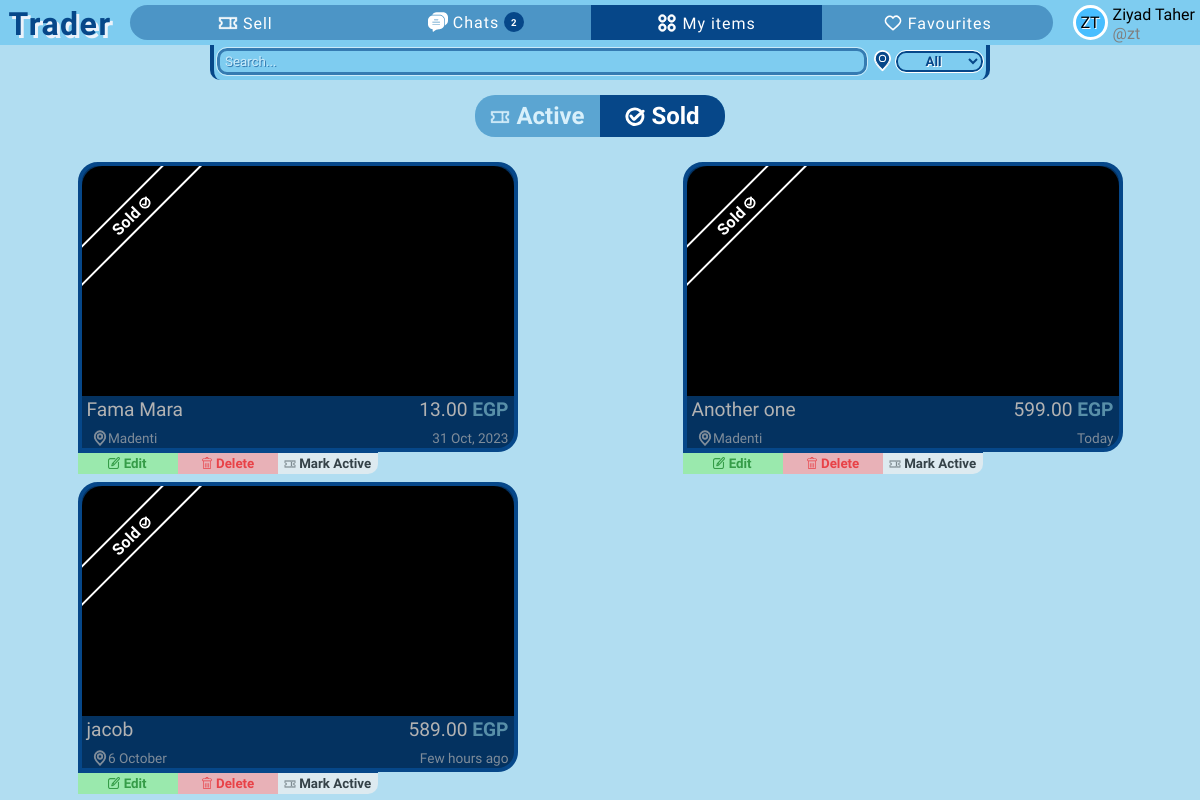
The page /my-items/sold (signed in) on the database as committed earlier.
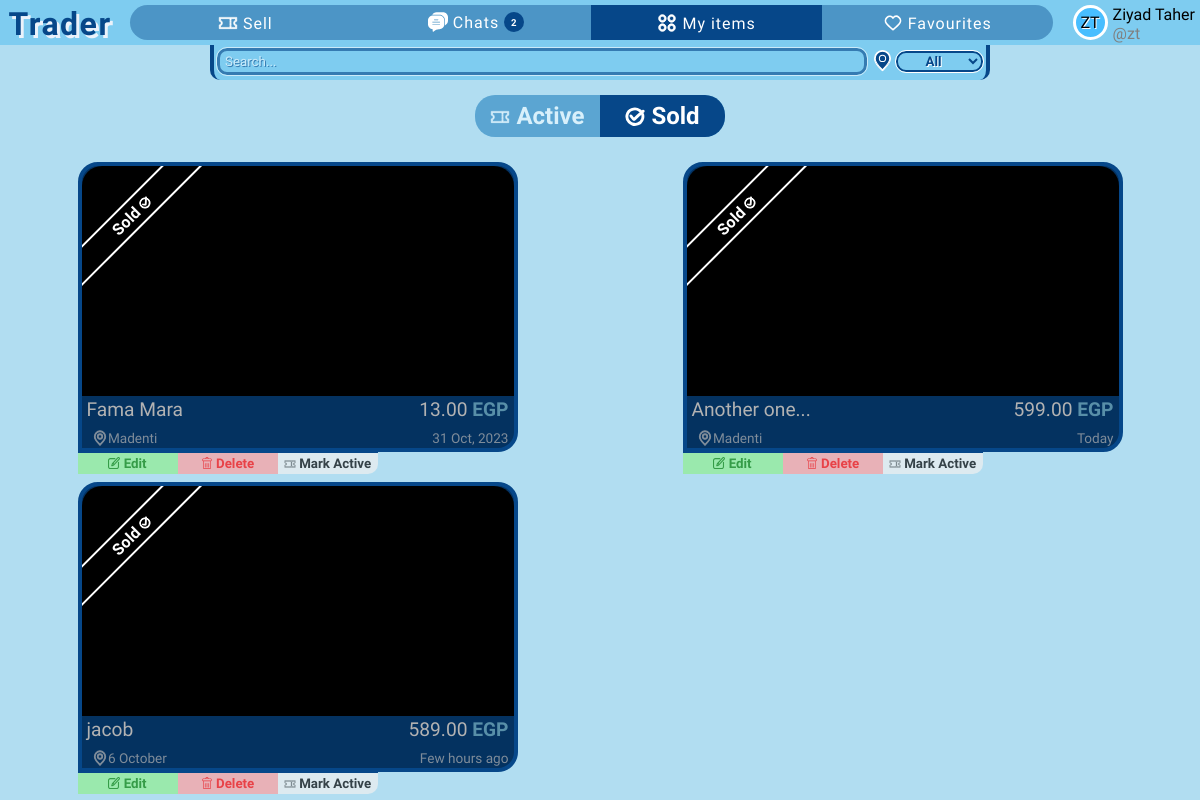
The same page on the database as committed later.
### app/models.py (models this page shows)
class Item(db.Model):
    id = db.Column(db.Integer, primary_key=True)  # Item ID
    title = db.Column(db.String(100), nullable=False)  # Item title
    description = db.Column(db.Text, nullable=False)  # Item description
    location = db.Column(db.String(100), nullable=False)  # Item location
    price = db.Column(db.Float, default=0, nullable=False)  # Item price
    is_sold = db.Column(db.Boolean, default=False)  # Is item sold?
    created_at = db.Column(db.DateTime)  # Item creation timestamp
    owner = db.Column(db.Integer, db.ForeignKey("user.id"), nullable=False)  # Owner of the item
    images = db.relationship('Image', backref='images_set', lazy=True)  # Images associated with the item
    chats = db.relationship('Chat', backref='chats_set', lazy=True)  # Chats related to the item

### app/routes.py (the view)
@app.get("/my-items/sold")
@login_required
def sold_items():
    items = Item.query.filter(Item.is_sold == True, Item.owner == current_user.id).all()
    return render_template('sold-items.html', items=items)

### app/cust_formatting.py (called while the page is built)
def price_format(float):
    return '{:,.2f}'.format(float)

### app/routes.py (called while the page is built)
@login_manager.user_loader
def load_user(user_id):
    return User.query.get(int(user_id))

### app/templates/sold-items.html (shortened to what this page needs)
{% extends 'base.html' %}
{% block head %}
    <link rel="stylesheet" href="{{ url_for('static', filename='css/partials/item.css') }}">
    <link rel="stylesheet" href="{{ url_for('static', filename='css/my-items.css') }}">
{% endblock %}
{% block my_items_page %}selected{% endblock %}
{% block search_location %}
    {% include 'partials/search-location.html' %}
{% endblock %}
{% block content %}
    <header class="active-sold-cont">
        <a href="{{ url_for('active_items') }}">
            Active
        </a>
        <a href="{{ url_for('sold_items') }}" class="selected">
            Sold
        </a>
    </header>
    <div class="items-cont seller-items-cont">
        {% for item in items %}
            {% with seller_page=True, all_items_page=True %}
                {% include 'partials/item.html' %}
            {% endwith %}
        {% endfor %}
    </div>
{% endblock %}

### app/templates/partials/item.html (shortened to what this page needs)
<div class="single-item-cont location-{% if item.location == '6 October' %}october{% else %}{{ item.location|lower }}{% endif %}" id="item-{{ item.id }}">
    <a class="item" href="{{ url_for('single_item', item_id=item.id) }}">
        <div class="img-cont">
        </div>
        <div class="upper">
            <div class="item-title">{{ item.title }}</div>
            <div class="item-price">{{ price_format(item.price) }} <span class="egp">EGP</span></div>
        </div>
        <div class="lower">
            <div class="item-location">
                {{ item.location }}
            </div>
            <div>{{ date_format(item.created_at) }}</div>
        </div>
        {% if item.is_sold %}
            <div class="black-mask"></div>
            <div class="sold-strip">
                Sold
            </div>
        {% endif %}
    </a>
    {% if seller_page %}
    <div class="seller-page-btns">
        {% if all_items_page %}
        <div class="edit-delete-status">
            <button class="edit-btn" id="edit-{{ item.id }}">
                Edit
            </button>
            <button class="delete-btn" id="delete-{{ item.id }}">
                Delete
            </button>
            <button class="status-btn" id="status-{{ item.id }}">
                {% if item.is_sold %}
                Mark Active
                {% endif %}
            </button>
        </div>
        {% endif %}
    </div>
    {% endif %}
</div>

Rows that differ between the two databases and show on the page:
changed Item "Today": title "Another one" → "Another one..."
